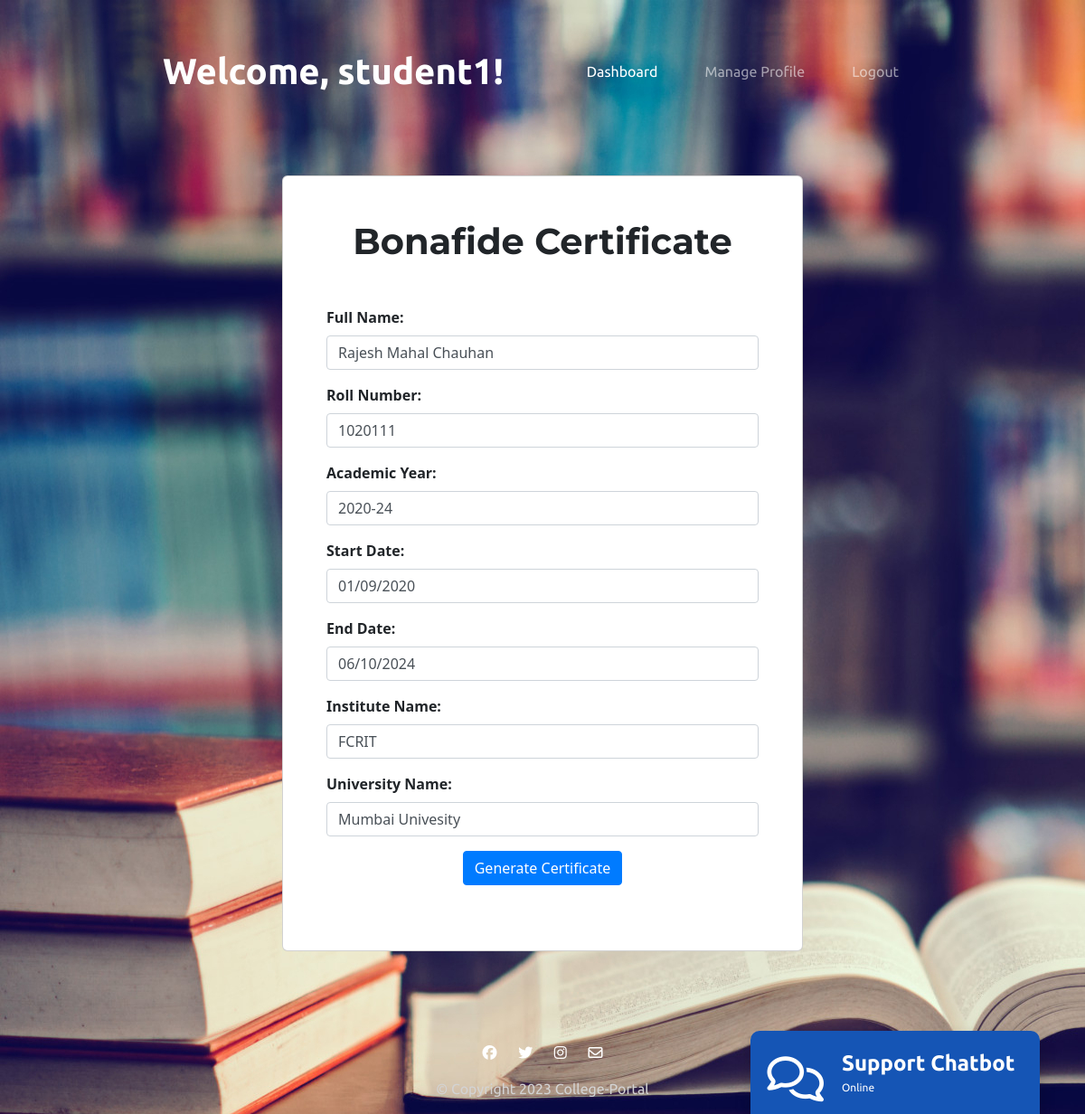
/bon_cer2.php (signed in), run on the app's committed database.
### tables this page shows
CREATE TABLE `student_profile` (
  `id` int(11) NOT NULL,
  `user_id` int(11) NOT NULL,
  `email` varchar(255) NOT NULL,
  `username` varchar(255) NOT NULL,
  `full_name` varchar(255) DEFAULT '',
  `roll_number` varchar(255) DEFAULT '',
  `date_of_birth` date DEFAULT NULL,
  `street_address` varchar(255) DEFAULT '',
  `city` varchar(255) DEFAULT '',
  `state` varchar(255) DEFAULT '',
  `zip_code` varchar(255) DEFAULT '',
  `phone_number` varchar(255) DEFAULT '',
  `institute_name` varchar(255) DEFAULT '',
  `department_name` varchar(255) DEFAULT '',
  `university_name` varchar(255) DEFAULT '',
  `academic_year` varchar(255) DEFAULT '',
  `start_year` varchar(255) DEFAULT '',
  `end_year` varchar(255) DEFAULT ''
);

### bon_cer2.php (the view, shortened to what this page needs)
<?php
include('database.php');
$user_id = $_SESSION['user_id'];
$sql = "SELECT * FROM student_profile WHERE user_id = '$user_id'";
$result = $conn->query($sql);
$row = $result->fetch_assoc();
$full_name = $row['full_name'];
$roll_number = $row['roll_number'];
$academic_year = $row['academic_year'];
$start_year = $row['start_year'] ;
$end_year = $row['end_year'];
$institute_name = $row['institute_name'];
$university_name = $row['university_name'];
?>
<!DOCTYPE html>
<html>
<head>
    <link href="https://cdn.jsdelivr.net/npm/bootstrap@5.3.0-alpha1/dist/css/bootstrap.min.css" rel="stylesheet"
 />
    <link rel="stylesheet" href="css/resumee.css" />
    <link rel="stylesheet" href="css/forms.css">
    <link rel="stylesheet" href="mscbot/static/css/chat.css">
<link rel="stylesheet" href="mscbot/static/css/home.css">
</head>
<body class="hero-image">
<div class="container-fluid">
            <nav class="navbar navbar-expand-lg navbar-dark">
                <a class="navbar-brand" href="student_dashboard.php">Welcome, <?php echo $_SESSION['username']; ?>!</a>
                <div class="collapse navbar-collapse" id="navbarSupportedContent">
                    <ul class="navbar-nav ms-auto">
                        <li class="nav-item">
                            <a class="nav-link active" href="student_dashboard.php">Dashboard</a>
                        </li>
                        <li class="nav-item">
                        <a class="nav-link" href="update_p3.php">Manage Profile</a>
                        </li>
						<li class="nav-item">
                            <a class="nav-link" href="logout.php">Logout</a>
                        </li>
                    </ul>
                </div>
            </nav>
        </div>
<div class="container mt-5">
  <div class="card p-5">
    <h1 class="mb-5">Bonafide Certificate</h1>
    <form method="POST" action="gen_bon_cer2.php">
      <div class="mb-3">
        <label for="full_name" class="form-label">Full Name:</label>
        <input type="text" name="full_name" id="full_name" class="form-control" value="<?php echo $full_name ?>" readonly>
      </div>
      <div class="mb-3">
        <label for="roll_number" class="form-label">Roll Number:</label>
        <input type="text" name="roll_number" id="roll_number" class="form-control" value="<?php echo $roll_number ?>" readonly>
      </div>
      <div class="mb-3">
        <label for="academic_year" class="form-label">Academic Year:</label>
        <input type="text" name="academic_year" id="academic_year" class="form-control" value="<?php echo $academic_year ?>" readonly>
      </div>
      <div class="mb-3">
        <label for="start_date" class="form-label">Start Date:</label>
        <input type="date" name="start_date" id="start_date" class="form-control" value="<?php echo $start_year ?>" readonly>
      </div>
      <div class="mb-3">
        <label for="end_date" class="form-label">End Date:</label>
        <input type="date" name="end_date" id="end_date" class="form-control" value="<?php echo $end_year ?>" readonly>
      </div>
      <div class="mb-3">
        <label for="institute_name" class="form-label">Institute Name:</label>
        <input type="text" name="institute_name" id="institute_name" class="form-control" value="<?php echo $institute_name ?>" readonly>
      </div>
      <div class="mb-3">
        <label for="university_name" class="form-label">University Name:</label>
        <input type="text" name="university_name" id="university_name" class="form-control" value="<?php echo $university_name ?>" readonly>
      </div>
      <center><button type="submit" class="btn btn-primary" onclick="showSuccessAlert()">Generate Certificate</button></center>
    <br>
  </form>
</div>
</div>
<footer id="footer">
        <i class="footer-icon fa-brands fa-facebook"></i>
        <i class="footer-icon fa-brands fa-twitter"></i>
        <i class="footer-icon fa-brands fa-instagram"></i>
        <a style="color:white;" href="contactp.php"><i class="footer-icon fa-regular fa-envelope"></i></a>
        <p>© Copyright 2023 College-Portal</p>
      </footer>
      <?php include 'mscbot/index.php'; ?>
</body>
</html>

### css/resumee.css (style rules this page uses)
body { background-color: #ff4c68; background-image: url("book-library.jpg"); }
.container-fluid { font-family: 'Ubuntu', sans-serif; padding: 3% 15% 2%; }
.navbar-brand { font-family: 'Ubuntu', sans-serif; font-size: 2.5rem; font-weight: bolder; }
.nav-item { padding: 0 18px; color: #fff; }
h1 { text-align: center; font-family: 'Montserrat', sans-serif; font-weight: bold; }
.btn { padding: 0 1.5%; margin: 0 0.5%; }
.footer-icon { margin: 20px 10px; }
#footer { text-align: center; padding: 7% 15% 0% 15%; width: 100%; font-family: 'Ubuntu', sans-serif; color: #fff; }
p { color: lightgray; }

### css/forms.css (style rules this page uses)
.container { max-width: 600px; margin: 0 auto; }
.form-label { display: block; margin-bottom: 0.5rem; font-weight: bold; }
.form-control { display: block; width: 100%; padding: 0.375rem 0.75rem; font-size: 1rem; line-height: 1.5; color: #495057; background-color: #fff; background-clip: padding-box; border: 1px solid #ced4da; border-radius: 0.25rem; transition: border-color 0.15s ease-in-out, box-shadow 0.15s ease-in-out; }
.btn { display: inline-block; font-weight: 400; color: #fff; text-align: center; vertical-align: middle; -webkit-user-select: none; -moz-user-select: none; -ms-user-select: none; user-select: none; background-color: #007bff; border: 1px solid #007bff; padding: 0.375rem 0.75rem; font-size: 1rem; line-height: 1.5; border-radius: 0.25rem; transition: color 0.15s ease-in-out, background-color 0.15s ease-in-out, border-color 0.15s ease-in-out, box-shadow 0.15s ease-in-out; }
.btn-primary { color: #fff; background-color: #007bff; border-color: #007bff; }

### mscbot/static/css/home.css (style rules this page uses)
html { scroll-behavior: smooth; font-family: Helvetica, sans-serif, Arial; }

### data on the page
student_profile: full_name "Rajesh Mahal Chauhan", roll_number "1020111", academic_year "2020-24", start_date "01/09/2020", end_date "06/10/2024", institute_name "FCRIT", university_name "Mumbai Univesity"

### other printed values
$_SESSION['username'] "student1"
